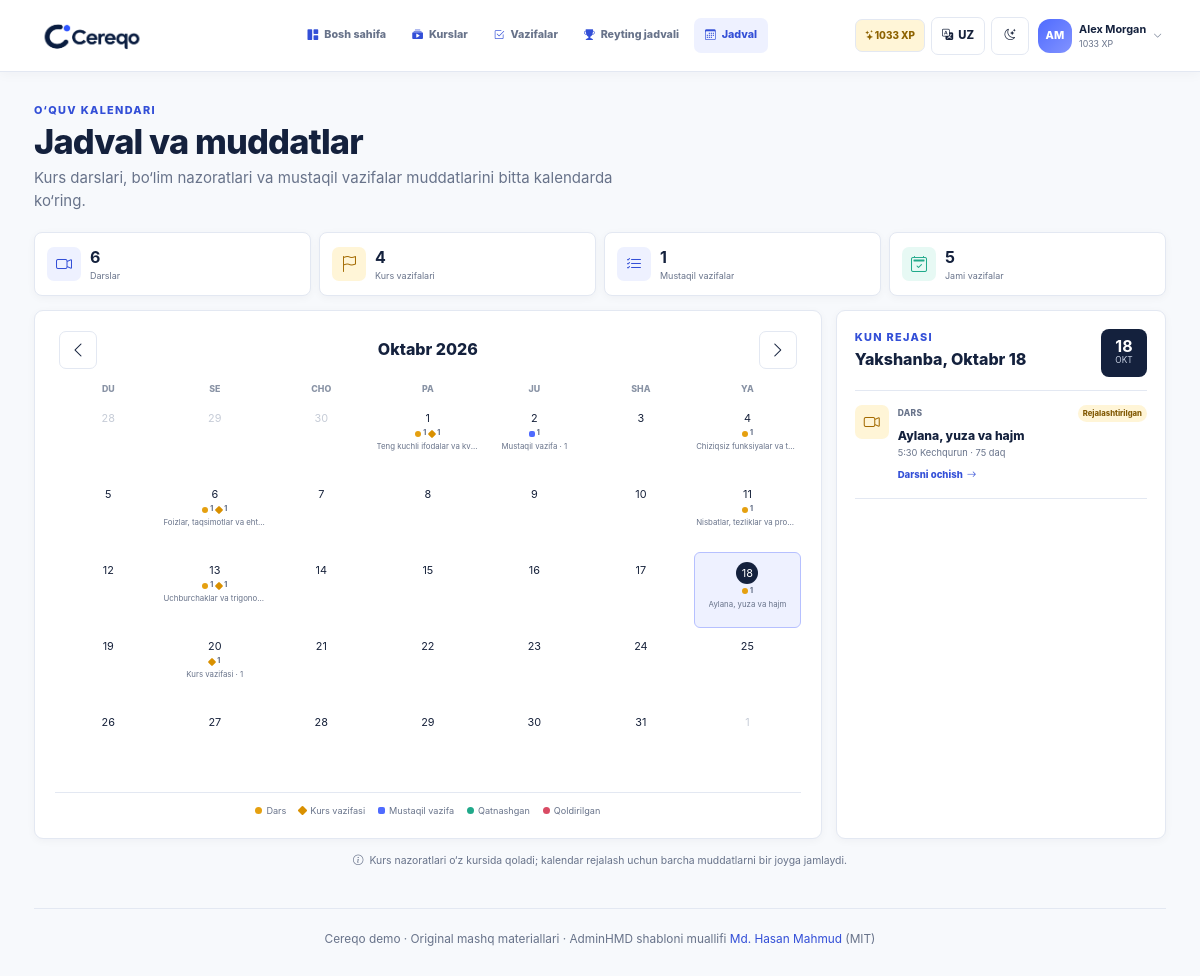
Page /attendance/ (signed in) on the committed database.
### learning/models.py (models this page shows, shortened)
class Student(models.Model):
    user = models.OneToOneField(
        settings.AUTH_USER_MODEL,
        on_delete=models.CASCADE,
        related_name="student_profile",
        null=True,
        blank=True,
    )
    name = models.CharField(max_length=100, unique=True)
    initials = models.CharField(max_length=3)
    points = models.PositiveIntegerField(default=0)
    streak = models.PositiveIntegerField(default=0)
    badge = models.CharField(max_length=80, blank=True)
    is_demo = models.BooleanField(default=False)
    class Meta:
        ordering = ["-points", "name"]

class AttendanceSession(models.Model):
    STATUS_CHOICES = [
        ("attended", "Attended"),
        ("missed", "Missed"),
        ("scheduled", "Scheduled"),
    ]
    date = models.DateField(unique=True)
    lesson = models.OneToOneField(
        Lesson, on_delete=models.CASCADE, related_name="attendance_session", null=True, blank=True
    )
    title = models.CharField(max_length=140)
    subject = models.CharField(max_length=40)
    start_time = models.TimeField()
    status = models.CharField(max_length=12, choices=STATUS_CHOICES)
    notes = models.TextField(blank=True)
    class Meta:
        ordering = ["date"]

class Lesson(models.Model):
    SUBJECT_CHOICES = [("math", "Math"), ("rw", "Reading & Writing")]
    title = models.CharField(max_length=160)
    section = models.ForeignKey(
        CourseSection, on_delete=models.CASCADE, related_name="lessons", null=True, blank=True
    )
    subject = models.CharField(max_length=10, choices=SUBJECT_CHOICES)
    topic = models.CharField(max_length=120)
    duration_minutes = models.PositiveSmallIntegerField(default=8)
    session_minutes = models.PositiveSmallIntegerField(default=75)
    summary = models.TextField()
    material = models.TextField()
    video_file = models.CharField(max_length=255, default="cereqo/video/demo-lesson-video.mp4")
    progress_percent = models.PositiveSmallIntegerField(
        default=0, validators=[MinValueValidator(0), MaxValueValidator(100)]
    )
    is_today = models.BooleanField(default=False)
    scheduled_date = models.DateField(null=True, blank=True)
    sequence = models.PositiveSmallIntegerField(default=1)
    sort_order = models.PositiveSmallIntegerField(default=0)
    class Meta:
        ordering = ["sort_order", "id"]

### learning/views.py (the view)
# urls.py: path("attendance/", views.attendance, name="attendance"),
@login_required
def attendance(request):
    student = _student(request)
    today = timezone.localdate()
    try:
        year = int(request.GET.get("year", today.year))
        month = int(request.GET.get("month", today.month))
        focus_date = date.fromisoformat(request.GET.get("date", today.isoformat()))
        if not 1 <= month <= 12:
            raise ValueError
    except (ValueError, TypeError):
        year, month, focus_date = today.year, today.month, today
    month_start = date(year, month, 1)
    month_end = date(year, month, calendar.monthrange(year, month)[1])
    session_query = AttendanceSession.objects.select_related("lesson__section").filter(
        date__range=(month_start, month_end)
    )
    sessions = {item.date: item for item in session_query}
    task_query = Homework.objects.select_related("lesson", "section__course").filter(
        Q(kind=Homework.INDEPENDENT)
        | Q(kind=Homework.COURSE, section__course__enrollments__student=student),
        deadline__date__range=(month_start, month_end),
    ).distinct()
    tasks = []
    tasks_by_date = {}
    course_tasks_by_date = {}
    independent_tasks_by_date = {}
    for homework in task_query:
        task = {
            "homework": homework,
            "status": homework.status_for(student),
        }
        due_date = timezone.localdate(homework.deadline)
        tasks.append(task)
        tasks_by_date.setdefault(due_date, []).append(task)
        target = (
            course_tasks_by_date
            if homework.kind == Homework.COURSE
            else independent_tasks_by_date
        )
        target.setdefault(due_date, []).append(task)
    cal = calendar.Calendar(firstweekday=0)
    weeks = []
    for week in cal.monthdatescalendar(year, month):
        weeks.append(
            [
                {
                    "date": day,
                    "day": day.day,
                    "in_month": day.month == month,
                    "is_today": day == today,
                    "session": sessions.get(day),
                    "tasks": tasks_by_date.get(day, []),
                    "course_tasks": course_tasks_by_date.get(day, []),
                    "independent_tasks": independent_tasks_by_date.get(day, []),
                }
                for day in week
            ]
        )
    selected_session = sessions.get(focus_date)
    selected_course_tasks = course_tasks_by_date.get(focus_date, [])
    selected_independent_tasks = independent_tasks_by_date.get(focus_date, [])
    status_counts = AttendanceSession.objects.filter(date__range=(month_start, month_end)).aggregate(
        attended=Count("id", filter=Q(status="attended")),
        missed=Count("id", filter=Q(status="missed")),
        scheduled=Count("id", filter=Q(status="scheduled")),
    )
    task_counts = {
        "total": len(tasks),
        "independent": sum(item["homework"].kind == Homework.INDEPENDENT for item in tasks),
        "course": sum(item["homework"].kind == Homework.COURSE for item in tasks),
    }
    previous = month_start - timedelta(days=1)
    next_month = month_end + timedelta(days=1)
    return render(
        request,
        "learning/attendance.html",
        {
            "active_nav": "attendance",
            "weeks": weeks,
            "month_label": month_start,
            "year": year,
            "month": month,
            "previous": previous,
            "next_month": next_month,
            "focus_date": focus_date,
            "selected_session": selected_session,
            "selected_course_tasks": selected_course_tasks,
            "selected_independent_tasks": selected_independent_tasks,
            "status_counts": status_counts,
            "task_counts": task_counts,
            "weekday_labels": ["Mon", "Tue", "Wed", "Thu", "Fri", "Sat", "Sun"],
        },
    )

### learning/context_processors.py (called while the page is built)
def demo_shell(request):
    student = student_for_user(request.user)
    return {"demo_student": student}

### learning/models.py (called while the page is built)
    def submission_for(self, student):
        return self.submissions.filter(student=student).first()

    def status_for(self, student):
        submission = self.submission_for(student)
        if submission and submission.submitted_at:
            return "completed"
        if submission and submission.answers.exists():
            return "in_progress"
        if self.deadline < timezone.now():
            return "overdue"
        return "not_started"

### learning/student_profiles.py (called while the page is built)
def student_for_user(user):
    if not user or not user.is_authenticated:
        return None
    try:
        return user.student_profile
    except Student.DoesNotExist:
        display_name = user.get_full_name() or user.email.split("@")[0] or user.get_username()
        display_name = _unique_name(display_name, user)
        return Student.objects.create(
            user=user,
            name=display_name,
            initials=_initials(display_name),
            badge="New learner",
        )

### learning/views.py (called while the page is built)
def _student(request):
    return student_for_user(request.user)

### templates/learning/attendance.html (shortened to what this page needs)
{% extends 'base.html' %}{% load i18n %}
{% block content %}
<section class="page-heading"><div><p class="eyebrow">{% translate "Learning calendar" %}</p><h1>{% translate "Schedule & deadlines" %}</h1><p>{% translate "See course lessons, course checkpoints, and independent task deadlines in one calendar." %}</p></div></section>
<section class="schedule-summary" aria-label="{% translate 'Monthly schedule summary' %}">
  <div><span class="schedule-summary-icon session-icon"><i class="bi bi-camera-video"></i></span><span><strong>{{ status_counts.attended|add:status_counts.missed|add:status_counts.scheduled }}</strong><small>{% translate "Lessons" %}</small></span></div>
  <div><span class="schedule-summary-icon course-task-icon"><i class="bi bi-flag"></i></span><span><strong>{{ task_counts.course }}</strong><small>{% translate "Course tasks" %}</small></span></div>
  <div><span class="schedule-summary-icon independent-icon"><i class="bi bi-list-check"></i></span><span><strong>{{ task_counts.independent }}</strong><small>{% translate "Independent tasks" %}</small></span></div>
  <div><span class="schedule-summary-icon total-task-icon"><i class="bi bi-calendar2-check"></i></span><span><strong>{{ task_counts.total }}</strong><small>{% translate "Total tasks" %}</small></span></div>
</section>
<div class="attendance-layout schedule-layout">
  <section class="surface-card calendar-card" aria-label="{% translate 'Learning calendar' %}">
    <div class="calendar-header"><a aria-label="{% translate 'Previous month' %}" href="?year={{ previous.year }}&month={{ previous.month }}&date={{ previous|date:'Y-m-d' }}"><i class="bi bi-chevron-left"></i></a><h2>{{ month_label|date:'F Y' }}</h2><a aria-label="{% translate 'Next month' %}" href="?year={{ next_month.year }}&month={{ next_month.month }}&date={{ next_month|date:'Y-m-d' }}"><i class="bi bi-chevron-right"></i></a></div>
    <div class="calendar-grid weekday-row">{% for label in weekday_labels %}<span>{% translate label %}</span>{% endfor %}</div>
    <div class="calendar-grid">
      {% for week in weeks %}{% for cell in week %}
      {% if cell.in_month %}<a class="calendar-day {% if cell.is_today %}today{% endif %} {% if cell.session %}has-session session-{{ cell.session.status }}{% endif %} {% if cell.course_tasks %}has-course-task{% endif %} {% if cell.independent_tasks %}has-independent-task{% endif %} {% if focus_date == cell.date %}selected{% endif %}" href="?year={{ year }}&month={{ month }}&date={{ cell.date|date:'Y-m-d' }}" aria-label="{{ cell.date|date:'F j' }}{% if cell.session %}, {% translate cell.session.title %}{% endif %}{% if cell.course_tasks %}, {{ cell.course_tasks|length }} {% translate 'course tasks' %}{% endif %}{% if cell.independent_tasks %}, {{ cell.independent_tasks|length }} {% translate 'independent tasks' %}{% endif %}"><span>{{ cell.day }}</span><span class="calendar-markers">{% if cell.session %}<span class="calendar-event-count session-count"><i class="session-marker"></i><b>1</b></span>{% endif %}{% if cell.course_tasks %}<span class="calendar-event-count course-task-count"><i class="course-task-marker"></i><b>{{ cell.course_tasks|length }}</b></span>{% endif %}{% if cell.independent_tasks %}<span class="calendar-event-count independent-task-count"><i class="independent-task-marker"></i><b>{{ cell.independent_tasks|length }}</b></span>{% endif %}</span>{% if cell.session %}<small>{% translate cell.session.title %}</small>{% elif cell.course_tasks %}<small>{% translate "Course task" %} · {{ cell.course_tasks|length }}</small>{% elif cell.independent_tasks %}<small>{% translate "Independent task" %} · {{ cell.independent_tasks|length }}</small>{% endif %}</a>{% else %}<span class="calendar-day outside"><span>{{ cell.day }}</span></span>{% endif %}
      {% endfor %}{% endfor %}
    </div>
    <div class="calendar-legend"><span><i class="lesson-dot"></i>{% translate "Lesson" %}</span><span><i class="course-task-dot"></i>{% translate "Course task" %}</span><span><i class="independent-task-dot"></i>{% translate "Independent task" %}</span><span><i class="attended"></i>{% translate "Attended" %}</span><span><i class="missed"></i>{% translate "Missed" %}</span></div>
  </section>
  <aside class="surface-card day-agenda">
    <div class="day-agenda-head"><div><p class="eyebrow">{% translate "Day plan" %}</p><h2>{{ focus_date|date:'l, F j' }}</h2></div><span class="agenda-date-badge"><strong>{{ focus_date|date:'d' }}</strong><small>{{ focus_date|date:'M' }}</small></span></div>
    {% if selected_session %}
    <article class="agenda-event lesson-event"><span class="agenda-event-icon"><i class="bi bi-camera-video"></i></span><div><div class="agenda-event-meta"><span>{% translate "Lesson" %}</span><b class="status-badge status-{{ selected_session.status }}">{% translate selected_session.get_status_display %}</b></div><h3>{% translate selected_session.title %}</h3><p>{{ selected_session.start_time|time:'g:i A' }} · {{ selected_session.lesson.session_minutes }} {% translate "min" %}</p>{% if selected_session.lesson %}<a href="{% url 'learning:lesson_detail' selected_session.lesson.id %}">{% translate "Open lesson" %} <i class="bi bi-arrow-right"></i></a>{% endif %}</div></article>
    {% endif %}
  </aside>
</div>
<p class="leaderboard-footnote"><i class="bi bi-info-circle"></i> {% translate "Course checkpoints remain inside their course; the calendar brings every deadline together for planning." %}</p>
{% endblock %}

### templates/base.html (shortened to what this page needs)
{% load static i18n %}
<!doctype html>
<html lang="{{ LANGUAGE_CODE }}">
<head>
  <link rel="stylesheet" href="{% static 'vendor/bootstrap/css/bootstrap.min.css' %}">
  <link rel="stylesheet" href="{% static 'vendor/bootstrap-icons/css/bootstrap-icons.css' %}">
  <link rel="stylesheet" href="{% static 'cereqo/css/cereqo.css' %}">
</head>
<body>
  <div class="app-shell topnav-shell">
    <header class="desktop-topbar main-navbar">
      <a class="topnav-brand" href="{% url 'learning:dashboard' %}"><img src="{% static 'cereqo/img/cereqo-logo.png' %}" alt="Cereqo"></a>
      <nav class="desktop-main-nav" aria-label="{% translate 'Main navigation' %}">{% include 'learning/_nav_links.html' %}</nav>
      <div class="topnav-actions">{% if user.is_authenticated and demo_student %}<span class="topnav-xp"><i class="bi bi-stars"></i>{{ demo_student.points }} XP</span>{% endif %}{% include 'learning/_toolbar_controls.html' %}{% if user.is_authenticated %}{% include 'learning/_profile_menu.html' %}{% else %}<a class="btn btn-primary navbar-login" href="{% url 'login' %}"><i class="bi bi-box-arrow-in-right"></i>{% translate "Log in" %}</a>{% endif %}</div>
    </header>
    <div class="app-main {% if landing_page %}landing-main{% endif %} {% if course_navigation %}has-course-sidebar{% endif %}">
      <main id="main-content" class="{% if landing_page %}landing-content{% else %}page-content{% endif %}" tabindex="-1">
        {% block content %}{% endblock %}
        {% if not landing_page %}
        <footer class="page-footer">{% translate "Cereqo demo" %} · {% translate "Original practice content" %} · {% translate "AdminHMD template by" %} <a href="https://github.com/HasanMahmudDev" target="_blank" rel="noreferrer">Md. Hasan Mahmud</a> (MIT)</footer>
        {% endif %}
      </main>
    </div>
  </div>
</body>
</html>

### templates/learning/_profile_menu.html (shortened to what this page needs)
{% load i18n %}
{% if user.is_authenticated and demo_student %}<div class="dropdown profile-menu">
  <button class="profile-trigger" type="button" data-bs-toggle="dropdown" aria-expanded="false" aria-label="{% translate 'Open profile menu' %}"><span class="avatar avatar-sm">{{ demo_student.initials }}</span><span class="profile-trigger-copy"><strong>{{ demo_student.name }}</strong><small>{{ demo_student.points }} XP</small></span><i class="bi bi-chevron-down"></i></button>
</div>{% endif %}

### rows in the picture
Student: points "1033", initials "AM", name "Alex Morgan"
AttendanceSession: day "1", course_tasks|length "1"
AttendanceSession: day "4", shows "1"
AttendanceSession: day "6", shows "1", course_tasks|length "1"
AttendanceSession: day "11"
AttendanceSession: day "13", course_tasks|length "1"
AttendanceSession: day "18", start_time "5:30 Kechqurun", lesson.session_minutes "75"

### other values in the picture
{{ LANGUAGE_CODE|upper }} "UZ"
{{ task_counts.course }} "4"
{{ task_counts.independent }} "1"
{{ task_counts.total }} "5"
{{ month_label|date:'F Y' }} "Oktabr 2026"
{{ cell.day }} "28" "29" "30" "1"
{{ cell.day }} "2" "3" "5" "7" "8" "9" "10" "12" "14" "15" "16" "17" "19" "20" "21" "22" "23" "24" "25" "26" "27" "28" "29" "30" "31"
{{ cell.independent_tasks|length }} "1"
{{ cell.course_tasks|length }} "1"
{{ focus_date|date:'l, F j' }} "Yakshanba, Oktabr 18"
{{ focus_date|date:'d' }} "18"
{{ focus_date|date:'M' }} "OKT"
